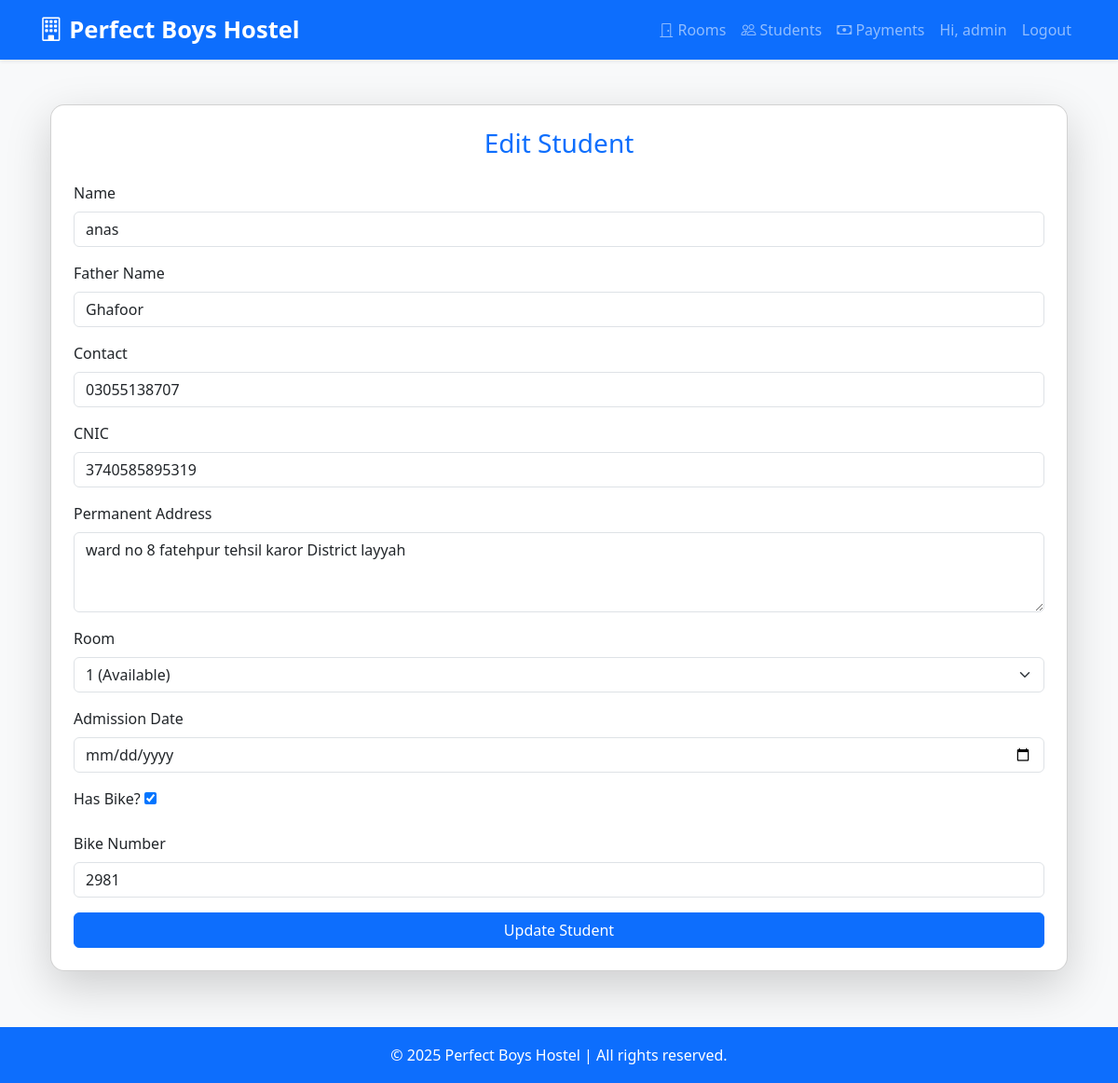
The page /students/edit/1/ (signed in) on the database its author committed.
### hostel/models.py (models this page shows, shortened)
class Student(models.Model):
    name = models.CharField(max_length=100)
    father_name = models.CharField(max_length=100)
    cnic = models.CharField(max_length=15, unique=True)
    contact = models.CharField(max_length=15)
    address = models.TextField()
    room = models.ForeignKey(Room, on_delete=models.SET_NULL, null=True, blank=True, related_name="students")
    admission_date = models.DateField()
    has_bike = models.BooleanField(default=False)
    bike_number = models.CharField(max_length=20, blank=True, null=True)

### hostel/views.py (the view)
# urls.py: path('students/edit/<int:pk>/', views.student_edit, name='student_edit'),
@login_required(login_url="login")
def student_edit(request, pk):
    student = get_object_or_404(Student, pk=pk)
    if request.method == "POST":
        form = StudentForm(request.POST, instance=student)
        if form.is_valid():
            updated_student = form.save(commit=False)
            room = updated_student.room
            if room and room.available_seats() <= 0 and updated_student.room != student.room:
                messages.error(request, f"Room {room.room_no} is full.")
            else:
                updated_student.save()
                messages.success(request, "Student updated successfully.")
                return redirect("student_list")
    else:
        form = StudentForm(instance=student)
    rooms = Room.objects.filter(status="Available")
    return render(request, "hostel/student_form.html", {
        "form": form,
        "title": "Edit Student",
        "rooms": rooms,
    })

### hostel/forms.py (shortened to what this page needs)
class StudentForm(forms.ModelForm):
    class Meta:
        model = Student
        fields = [
            'name', 'father_name', 'cnic', 'contact', 'address',
            'room', 'admission_date', 'has_bike', 'bike_number'
        ]
    def __init__(self, *args, **kwargs):
        super().__init__(*args, **kwargs)
        self.fields['room'].queryset = Room.objects.filter(status="Available")
        self.fields['bike_number'].required = False

### templates/hostel/student_form.html (shortened to what this page needs)
{% extends 'hostel/base.html' %}
{% block content %}
<div class="container mt-5">
    <div class="card shadow-lg p-4">
        <h3 class="mb-4 text-center text-primary">
            {% if form.instance.pk %}
                Edit Student
            {% else %}
                Add New Student
            {% endif %}
        </h3>
        <form method="POST">
            <div class="mb-3">
                <label class="form-label">Name</label>
                <input type="text" name="name" class="form-control"
                       value="{{ form.name.value|default:'' }}"
                       placeholder="Enter student name" required>
            </div>
            <div class="mb-3">
                <label class="form-label">Father Name</label>
                <input type="text" name="father_name" class="form-control"
                       value="{{ form.father_name.value|default:'' }}"
                       placeholder="Enter father name" required>
            </div>
            <div class="mb-3">
                <label class="form-label">Contact</label>
                <input type="text" name="contact" class="form-control"
                       value="{{ form.contact.value|default:'' }}"
                       placeholder="Enter contact number" required>
            </div>
            <div class="mb-3">
                <label class="form-label">CNIC</label>
                <input type="text" name="cnic" class="form-control"
                       value="{{ form.cnic.value|default:'' }}"
                       placeholder="Enter CNIC" required>
            </div>
            <div class="mb-3">
                <label class="form-label">Permanent Address</label>
                <textarea name="address" class="form-control"
                          rows="3" placeholder="Enter permanent address"
                          required>{{ form.address.value|default:'' }}</textarea>
            </div>
            <div class="mb-3">
                <label class="form-label">Room</label>
                <select name="room" class="form-select" required>
                    {% for room in rooms %}
                        <option value="{{ room.id }}"
                            {% if form.room.value|stringformat:"s" == room.id|stringformat:"s" %}
                                selected
                            {% endif %}>
                            {{ room.room_no }} ({{ room.status }})
                        </option>
                    {% endfor %}
                </select>
            </div>
            <div class="mb-3">
                <label class="form-label">Admission Date</label>
                <input type="date" name="admission_date" class="form-control"
                       value="{{ form.admission_date.value|default:'' }}" required>
            </div>
            <div class="mb-3">
                <label class="form-label">Has Bike?</label>
                <input type="checkbox" id="has_bike" name="has_bike"
                       {% if form.has_bike.value %}checked{% endif %}>
            </div>
            <div class="mb-3" id="bikeNumberField"
                 {% if form.has_bike.value %}style="display:block;"{% else %}style="display:none;"{% endif %}>
                <label class="form-label">Bike Number</label>
                <input type="text" name="bike_number" class="form-control"
                       value="{{ form.bike_number.value|default:'' }}"
                       placeholder="Enter bike number">
            </div>
            <button type="submit" class="btn btn-primary w-100">
                {% if form.instance.pk %}Update Student{% else %}Save Student{% endif %}
            </button>
        </form>
    </div>
</div>
{% endblock %}

### templates/hostel/base.html (shortened to what this page needs)
<!DOCTYPE html>
<html lang="en">
<head>
    <link href="https://cdn.jsdelivr.net/npm/bootstrap@5.3.2/dist/css/bootstrap.min.css" rel="stylesheet">
    <link rel="stylesheet" href="https://cdn.jsdelivr.net/npm/bootstrap-icons@1.10.5/font/bootstrap-icons.css">
</head>
<body>
    <nav class="navbar navbar-expand-lg navbar-dark bg-primary shadow-sm">
        <div class="container">
            <a class="navbar-brand" href="{% url 'home' %}">
                <i class="bi bi-building"></i> Perfect Boys Hostel
            </a>
            <div class="collapse navbar-collapse" id="navbarNav">
                <ul class="navbar-nav ms-auto">
                    <li class="nav-item"><a class="nav-link" href="{% url 'room_list' %}"><i class="bi bi-door-closed"></i> Rooms</a></li>
                    <li class="nav-item"><a class="nav-link" href="{% url 'student_list' %}"><i class="bi bi-people"></i> Students</a></li>
                    <li class="nav-item"><a class="nav-link" href="{% url 'payment_list' %}"><i class="bi bi-cash"></i> Payments</a></li>
                    {% if user.is_authenticated %}
                        <li class="nav-item"><span class="nav-link">Hi, {{ user.username }}</span></li>
                        <li class="nav-item"><a class="nav-link" href="{% url 'logout' %}">Logout</a></li>
                    {% else %}
                        <li class="nav-item"><a class="nav-link" href="{% url 'login' %}">Login</a></li>
                    {% endif %}
                </ul>
            </div>
        </div>
    </nav>
    <div class="container mt-4">
        {% block content %}
        {% endblock %}
    </div>
    <footer>
        &copy; 2025 Perfect Boys Hostel | All rights reserved.
    </footer>
</body>
</html>

### templates/hostel/base.html (style rules this page uses)
body { background: #f8f9fa; font-family: "Segoe UI", Tahoma, Geneva, Verdana, sans-serif; }
.navbar-brand { font-weight: bold; font-size: 1.6rem; }
.navbar-nav .nav-link { font-size: 1rem; font-weight: 500; }
.card { border-radius: 15px; box-shadow: 0 4px 10px rgba(0,0,0,0.1); }
footer { background: #0d6efd; color: white; padding: 18px 0; text-align: center; margin-top: 60px; }

### rows shown on the page
Student: name "anas", father_name "Ghafoor", contact "03055138707", cnic "3740585895319", address "ward no 8 fatehpur tehsil karor District layyah", bike_number "2981"

### other values the page prints
{{ user.username }} "admin"
form field room "1 (Available)"
